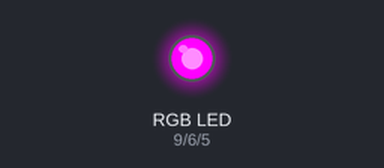
This sketch was run on a simulated Arduino Uno, built with avr-gcc and run on an emulated ATmega328P. On the bench: an RGB LED mixed from three pins (HIGH = lit).

Above: at 0.5 s.
At 1.5 s:
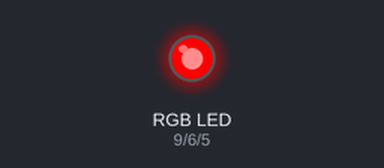
At 5.5 s:
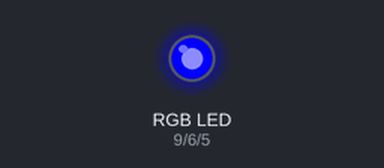
Timing chart, 0 to 6.9 s (numbered marks = the images above):
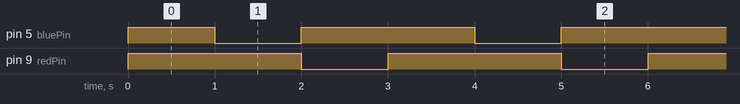

The sketch:

RGB.ino
```cpp
int greenPin = 6;


int redPin = 9;


int bluePin = 5;


int counter = 0;//狀態切換


void setup() {


pinMode(greenPin,OUTPUT);


pinMode(redPin,OUTPUT);


pinMode(bluePin,OUTPUT);


}


void loop() {


counter++;


if(counter == 1){//點亮綠色


analogWrite(greenPin,0);


analogWrite(redPin,255);


analogWrite(bluePin,255);


}


else if(counter == 2){//點亮紅色


analogWrite(greenPin,0);


analogWrite(redPin,255);


analogWrite(bluePin,0);


}


else if(counter == 3){//點亮藍色


analogWrite(greenPin,0);


analogWrite(redPin,0);


analogWrite(bluePin,255);


counter = 0;//歸零


}


delay(1000);}
```

Measured:
- by itself, pin 5 (bluePin): repeats every 3.0 s: LOW 1.0 s, HIGH 2.0 s
- by itself, pin 9 (redPin): alternates HIGH for 2.0 s and LOW for 1.0 s
- by itself, everything shown: repeats every 3.0 s, in 3 steps
